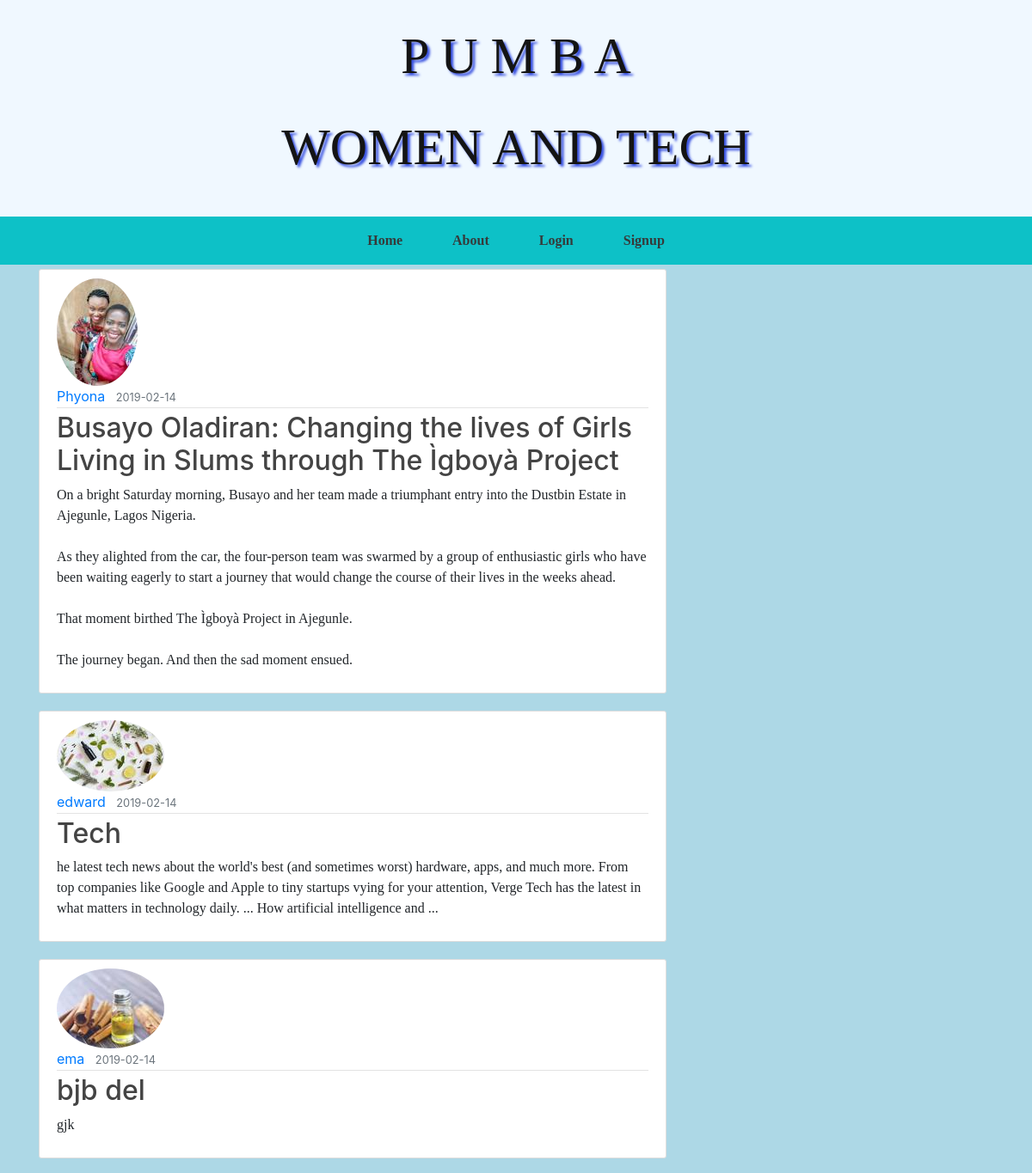
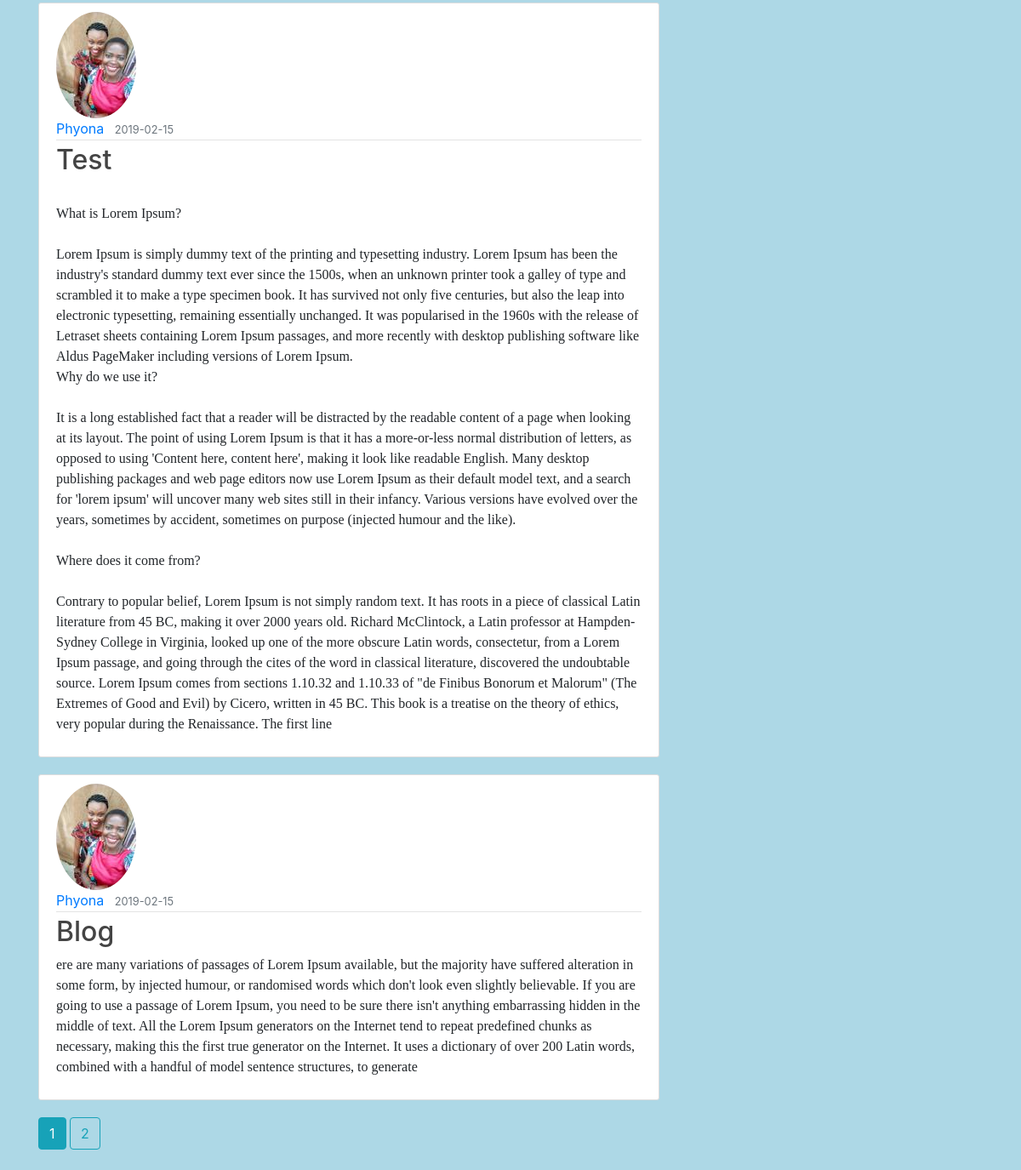
The page /home on the database its author committed (2 pictures, top to bottom).
### flaskblog/models.py (models this page shows, shortened)
class Posts(db.Model):
    id = db.Column(db.Integer, primary_key=True)
    title = db.Column(db.String(25), unique=True, nullable=False)
    date_posted= db.Column(db.DateTime(25), nullable=False, default=datetime.utcnow)
    content = db.Column(db.Text(50), nullable=False)
    user_id = db.Column(db.Integer, db.ForeignKey('user.id'), nullable=False)

class User(db.Model, UserMixin):
    id = db.Column(db.Integer, primary_key=True)
    username = db.Column(db.String(25), unique=True, nullable=False)
    email = db.Column(db.String(25), unique=True, nullable=False)
    image_file = db.Column(db.String(20), nullable=False, default='default.jpg')
    password = db.Column(db.String(50), nullable=False)
    posts = db.relationship('Posts', backref='author', lazy=True)

### flaskblog/routes.py (the view)
@app.route("/")
@app.route("/home")
def home():
    page = request.args.get('page', 1, type=int)
    posts = Posts.query.paginate(page=page, per_page=5)
    return render_template('home.html', posts=posts)

### flaskblog/templates/home.html
{% extends "layout.html" %}
{% block content %}
    {% for post in posts.items %}
       <article class="media content-section">
           <div class="media-body">
              <img class="rounded-circle"src="{{url_for('static', filename='profile_pic/' + post.author.image_file)}}">
              <div class="article-metadata">
               <a class="mr-2" href="">{{post.author.username}}</a>
                <small class="text-muted">{{post.date_posted.strftime('%Y-%m-%d')}}</small>
              </div>
                <h2><a class="article-title" href="{{url_for('post', post_id=post.id) }}">{{post.title}}</a></h2>
                <p class="article-content">{{post.content}}</p>
              </div>
       </article>
       {% endfor %}
       {% for page_num in posts.iter_pages(left_edge=1, right_edge=1, left_current=1, right_current=2) %}
        {% if page_num %}
              {% if posts.page == page_num %}
              <a class="btn btn-info mb-4" href="{{ url_for('home', page=page_num) }}">{{ page_num }}</a>
              {% else %}
              <a class="btn btn-outline-info mb-4" href="{{ url_for('home', page=page_num) }}">{{ page_num }}</a>
              {% endif %}
        {% else %}
        ...
        {% endif %}
       {% endfor %}
{% endblock content %}

### flaskblog/static/main.css (style rules this page uses)
* { text-decoration: none; list-style-type: none; box-sizing: border-box; }
P { font-family:garamond; font-weight:500; }
body { padding: 0; background-color: lightblue; }
.content-section { background: #ffffff; padding: 10px 20px; border: 1px solid #dddddd; border-radius: 3px; margin-bottom: 20px; }
.article-title { color: #444444; }
.article-content { white-space: pre-line; }
.article-metadata { padding-bottom: 1px; margin-bottom: 4px; border-bottom: 1px solid #e3e3e3 }

### rows shown on the page
Posts: image_file (picture), author.username "Phyona", date_posted "2019-02-14", title "Busayo Oladiran: Changing the lives of Girls Living in Slums through The Ìgboyà Project", content "On a bright Saturday morning, Busayo and her team made a triumphant entry into the Dustbin Estate in Ajegunle, Lagos Nigeria. As they alighted from the car, the four-person team was swarmed by a group of enthusiastic girls who have been waiting eagerly to start a journey that would change the course of their lives in the weeks ahead. That moment birthed The Ìgboyà Project in Ajegunle. The journey began. And then the sad moment ensued."
Posts: image_file (picture), author.username "edward", date_posted "2019-02-14", title "Tech", content "he latest tech news about the world's best (and sometimes worst) hardware, apps, and much more. From top companies like Google and Apple to tiny startups vying for your attention, Verge Tech has the latest in what matters in technology daily. ... How artificial intelligence and ..."
Posts: image_file (picture), author.username "ema", date_posted "2019-02-14", title "bjb del", content "gjk"
Posts: image_file (picture), author.username "Phyona", date_posted "2019-02-15", title "Test", content "What is Lorem Ipsum? Lorem Ipsum is simply dummy text of the printing and typesetting industry. Lorem Ipsum has been the industry's standard dummy text ever since the 1500s, when an unknown printer took a galley of type and scrambled it to make a type specimen book. It has survived not only five centuries, but also the leap into electronic typesetting, remaining essentially unchanged. It was popularised in the 1960s with the release of Letraset sheets containing Lorem Ipsum passages, and more recently with desktop publishing software like Aldus PageMaker including versions of Lorem Ipsum. Why do we use it? It is a long established fact that a reader will be distracted by the readable…"
Posts: image_file (picture), author.username "Phyona", date_posted "2019-02-15", title "Blog", content "ere are many variations of passages of Lorem Ipsum available, but the majority have suffered alteration in some form, by injected humour, or randomised words which don't look even slightly believable. If you are going to use a passage of Lorem Ipsum, you need to be sure there isn't anything embarrassing hidden in the middle of text. All the Lorem Ipsum generators on the Internet tend to repeat predefined chunks as necessary, making this the first true generator on the Internet. It uses a dictionary of over 200 Latin words, combined with a handful of model sentence structures, to generate"

### other values the page prints
{{ page_num }} "1"
{{ page_num }} "2"
